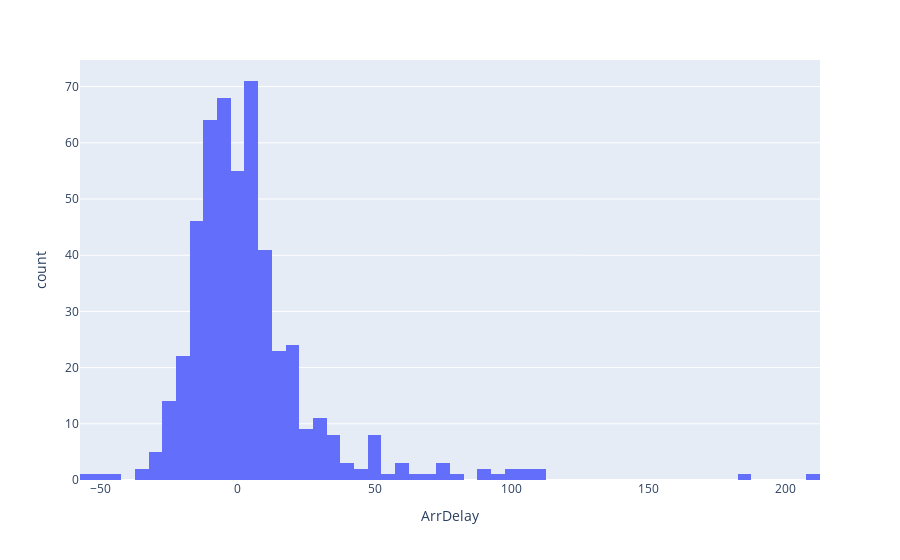

The notebook cell this image was saved under:
### Markdown cell above
**To do**

*   Use px.histogram and pass the dataset.
*   Pass `ArrDelay` to x parameter.

### Code cell
# Set missing values to average values
data['ArrDelay'] = data['ArrDelay'].fillna(data['ArrDelay'].mean())

# px.histogram([data_frame, x, y, color, …])
fig = px.histogram(data, x=data['ArrDelay'])
fig.show()

### Figure 1 — Plotly figure (JSON) as saved in the notebook; plotly's stock layout.template omitted (floating-point values rounded to 4 significant figures; data arrays with more than 128 entries replaced by an {"elided": "..."} marker saying what was removed)
{"data": [{"alignmentgroup": "True", "bingroup": "x", "hovertemplate": "ArrDelay=%{x}<br>count=%{y}<extra></extra>", "legendgroup": "", "marker": {"color": "#636efa", "pattern": {"shape": ""}}, "name": "", "offsetgroup": "", "orientation": "v", "showlegend": false, "type": "histogram", "x": {"elided": "500 float values"}, "xaxis": "x", "yaxis": "y"}], "layout": {"autosize": true, "barmode": "relative", "legend": {"tracegroupgap": 0}, "margin": {"t": 60}, "xaxis": {"anchor": "y", "autorange": true, "domain": [0, 1], "range": [-57.5, 212.5], "title": {"text": "ArrDelay"}, "type": "linear"}, "yaxis": {"anchor": "x", "autorange": true, "domain": [0, 1], "range": [0, 74.74], "title": {"text": "count"}}}}
